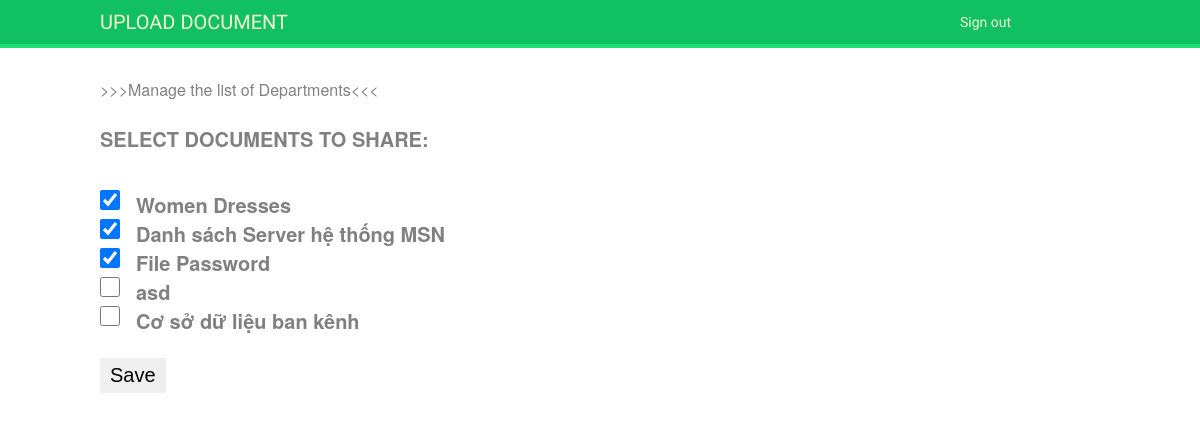
The app's page /select-document/ (signed in), older data.
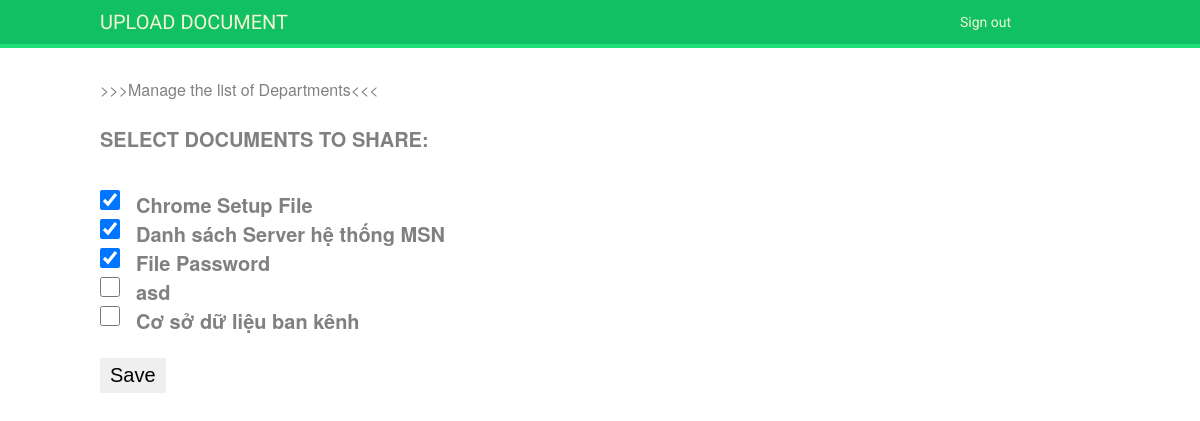
The same page, newer data.
### core/models.py (models this page shows, shortened)
class Document(models.Model):
    description = models.CharField(max_length=255, blank=True)
    document = models.FileField(upload_to=get_upload_to)
    uploaded_at = models.DateTimeField(auto_now_add=True)
    updated = models.DateTimeField(auto_now=True)
    ipaddr_and_date = models.CharField(max_length=30, blank=True)
    class Meta:
        ordering = ('-uploaded_at',)

### core/views.py (the view)
# urls.py: path('select-document/', core_views.share_document, name='select_document'),
@login_required
def share_document(request):
    user = Person.objects.get(username='teacher')
    documents = user.documents.all()
    allOfDocument = Document.objects.all()
    hidden_documents = allOfDocument
    for a in allOfDocument:
        if a in documents:
            hidden_documents = hidden_documents.exclude(id=a.id)
    return render(request, 'core/select-shared-files.html', {'documents': documents,
                                                             'hidden_documents': hidden_documents})

### core/templates/core/select-shared-files.html (shortened to what this page needs)
{% extends 'base.html' %}
{% block content %}
    <a href="/admin/core/department/">>>>Manage the list of Departments<<<</a>
    <p class="shared-document">SELECT DOCUMENTS TO SHARE:</p>
    <br>
    <form method="post">
        {% for d in documents %}
            <div class="department-name"><input type="checkbox" class="checkbox" name="document" value="{{ d.id }}"
                                                checked="checked">{{ d.description }}<br></div>
        {% endfor %}
        {% for hd in hidden_documents %}
            <div class="department-name"><input type="checkbox" class="checkbox" name="document"
                                                value="{{ hd.id }}">{{ hd.description }}<br></div>
        {% endfor %}
        <br>
        <input type="submit" class="submit" value="Save">
    </form>
{% endblock %}

Row changes from the older to the newer data that the page shows:
removed Document: description "Women Dresses"
added Document: description "Chrome Setup File"
